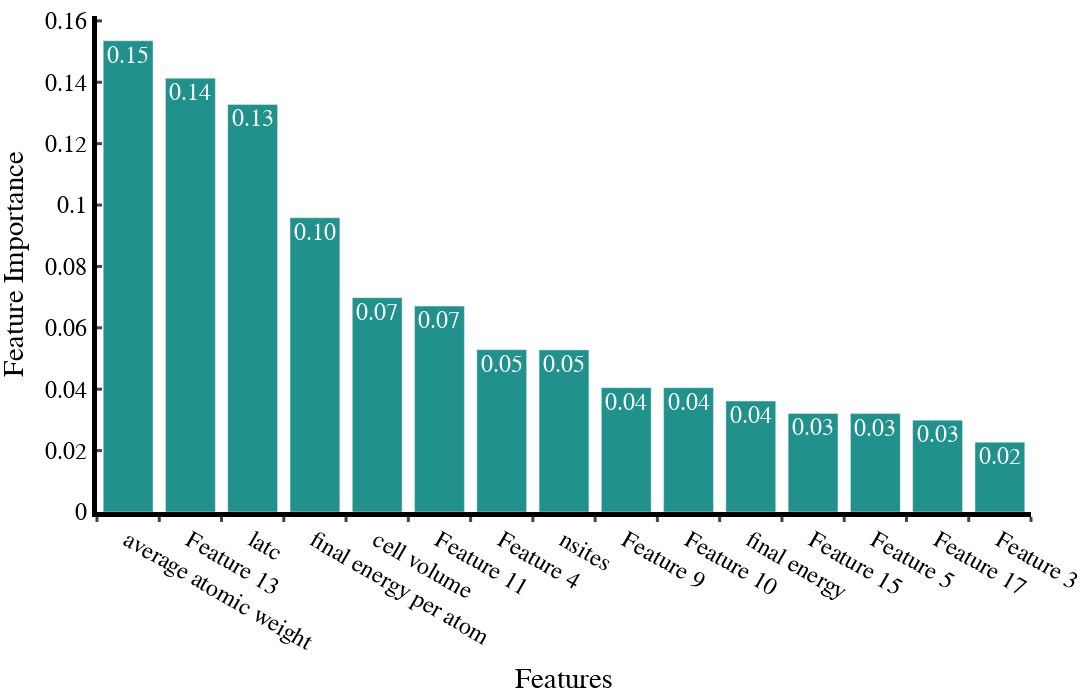

Source (notebook cell):
### Code cell
PHF_only.plot_feature_importance(best_model_PHFonly.feature_importances_, show=True, width=1300, height=700, save_image=False)

### Figure 1 — Plotly figure (JSON) as saved in the notebook; plotly's stock layout.template omitted (floating-point values rounded to 4 significant figures)
{"data": [{"marker": {"color": "rgb(33, 145, 140)"}, "text": ["0.15", "0.14", "0.13", "0.10", "0.07", "0.07", "0.05", "0.05", "0.04", "0.04", "0.04", "0.03", "0.03", "0.03", "0.02"], "textposition": "auto", "type": "bar", "x": ["average atomic weight", "Feature 13", "latc", "final energy per atom", "cell volume", "Feature 11", "Feature 4", "nsites", "Feature 9", "Feature 10", "final energy", "Feature 15", "Feature 5", "Feature 17", "Feature 3"], "y": [0.1535, 0.1413, 0.1328, 0.09587, 0.06983, 0.06707, 0.05288, 0.05281, 0.0405, 0.04048, 0.03615, 0.03209, 0.03205, 0.02993, 0.02276]}], "layout": {"barmode": "group", "font": {"color": "black", "family": "Helvetica", "size": 24}, "height": 700, "margin": {"b": 10, "l": 10, "r": 10, "t": 10}, "paper_bgcolor": "white", "plot_bgcolor": "white", "showlegend": false, "width": 1300, "xaxis": {"linecolor": "black", "linewidth": 5, "showline": true, "ticklen": 5, "ticks": "outside", "tickson": "boundaries", "tickwidth": 3, "title": {"text": "Features"}}, "yaxis": {"linecolor": "black", "linewidth": 5, "showline": true, "ticklen": 5, "ticks": "inside", "tickwidth": 3, "title": {"text": "Feature Importance"}}}}
